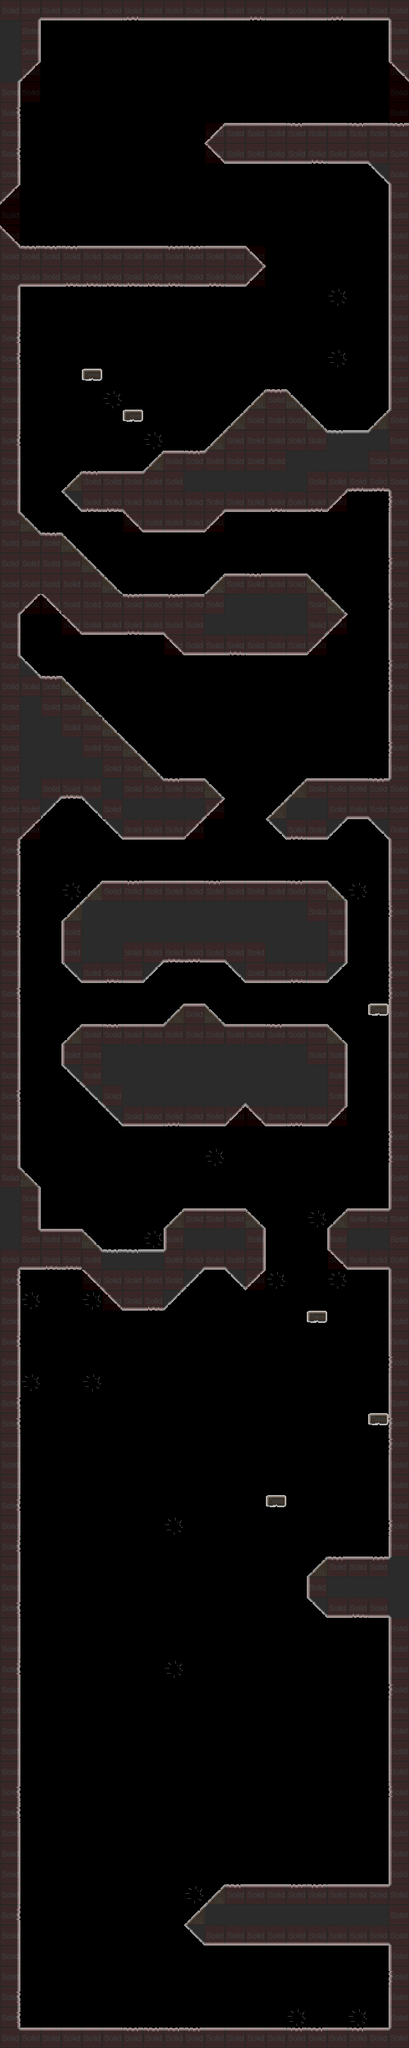

A level layout from a 2D game, rendered from its tile map. Below: a short description, then the map file with tile-grid data replaced by summaries:
An orthogonal 20x100 tile map with 32x32 px tiles, 3 tile layers (parallax_layer1, foreground, collision), 2 tilesets and 18 objects (12x coin, 2x enemy, player, itementity, levelchange, ...).

<map version="1.0" orientation="orthogonal" width="20" height="100" tilewidth="32" tileheight="32">
 <properties>
  <property name="background_color" value="#9C9C9C" />
 </properties>
 <tileset firstgid="1" name="map1tiles" tilewidth="32" tileheight="32">
  <image source="../img/map1tiles.png" width="320" height="64" />
 </tileset>
 <tileset firstgid="21" name="metatiles32x32" tilewidth="32" tileheight="32">
  <image source="../img/metatiles32x32.png" width="192" height="64" />
  <tile id="0">
   <properties>
    <property name="type" value="solid" />
   </properties>
  </tile>
  <tile id="1">
   <properties>
    <property name="type" value="platform" />
   </properties>
  </tile>
  <tile id="2">
   <properties>
    <property name="type" value="lslope" />
   </properties>
  </tile>
  <tile id="3">
   <properties>
    <property name="type" value="rslope" />
   </properties>
  </tile>
  <tile id="5">
   <properties>
    <property name="type" value="breakable" />
   </properties>
  </tile>
  <tile id="6">
   <properties>
    <property name="prop" value="hurt" />
    <property name="type" value="solid" />
   </properties>
  </tile>
 </tileset>
 <layer name="parallax_layer1" width="20" height="100">
  <properties>
   <property name="imagesrc" value="cavebg" />
  </properties>
  <data>[2000 cells, 0 non-empty, 0 distinct tile ids]</data>
 </layer>
 <layer name="foreground" width="20" height="100">
  <data>[2000 cells, 721 non-empty, 7 distinct tile ids]</data>
 </layer>
 <layer name="collision" width="20" height="100" opacity="0.09">
  <data>[2000 cells, 578 non-empty, 7 distinct tile ids]</data>
 </layer>
 <objectgroup name="player" width="20" height="100">
  <object name="player" x="67" y="307" width="48" height="38">
   <properties>
    <property name="image" value="char" />
   </properties>
  </object>
 </objectgroup>
 <objectgroup name="enemies" width="20" height="100">
  <object name="enemy" x="217" y="871" width="260" height="20" />
  <object name="enemy" x="124" y="1044" width="212" height="24" />
 </objectgroup>
 <objectgroup name="pickups" width="20" height="100">
  <object name="itementity" x="499" y="3129" width="29" height="31">
   <properties>
    <property name="image" value="jetpack" />
    <property name="item" value="jetpack" />
    <property name="itemType" value="gear" />
    <property name="spritewidth" value="10" />
   </properties>
  </object>
  <object name="levelchange" x="551" y="143" width="40" height="36">
   <properties>
    <property name="duration" value="250" />
    <property name="fade" value="#000000" />
    <property name="to" value="map4" />
   </properties>
  </object>
  <object name="storychange" x="161" y="294" width="40" height="77">
   <properties>
    <property name="story" value="hmm...how do i get up there?" />
   </properties>
  </object>
  <object name="coin" x="375" y="164" width="16" height="18">
   <properties>
    <property name="image" value="coin" />
    <property name="spritewidth" value="16" />
   </properties>
  </object>
  <object name="coin" x="407" y="164" width="16" height="18">
   <properties>
    <property name="image" value="coin" />
    <property name="spritewidth" value="16" />
   </properties>
  </object>
  <object name="coin" x="442" y="164" width="16" height="18">
   <properties>
    <property name="image" value="coin" />
    <property name="spritewidth" value="16" />
   </properties>
  </object>
  <object name="coin" x="92" y="514" width="16" height="18">
   <properties>
    <property name="image" value="coin" />
    <property name="spritewidth" value="16" />
   </properties>
  </object>
  <object name="coin" x="57" y="966" width="16" height="18">
   <properties>
    <property name="image" value="coin" />
    <property name="spritewidth" value="16" />
   </properties>
  </object>
  <object name="coin" x="301" y="1534" width="16" height="18">
   <properties>
    <property name="image" value="coin" />
    <property name="spritewidth" value="16" />
   </properties>
  </object>
  <object name="coin" x="569" y="1856" width="16" height="18">
   <properties>
    <property name="image" value="coin" />
    <property name="spritewidth" value="16" />
   </properties>
  </object>
  <object name="coin" x="84" y="2091" width="16" height="18">
   <properties>
    <property name="image" value="coin" />
    <property name="spritewidth" value="16" />
   </properties>
  </object>
  <object name="coin" x="257" y="2442" width="16" height="18">
   <properties>
    <property name="image" value="coin" />
    <property name="spritewidth" value="16" />
   </properties>
  </object>
  <object name="coin" x="256" y="2483" width="16" height="18">
   <properties>
    <property name="image" value="coin" />
    <property name="spritewidth" value="16" />
   </properties>
  </object>
  <object name="coin" x="552" y="2401" width="16" height="18">
   <properties>
    <property name="image" value="coin" />
    <property name="spritewidth" value="16" />
   </properties>
  </object>
  <object name="coin" x="257" y="2523" width="16" height="18">
   <properties>
    <property name="image" value="coin" />
    <property name="spritewidth" value="16" />
   </properties>
  </object>
 </objectgroup>
</map>